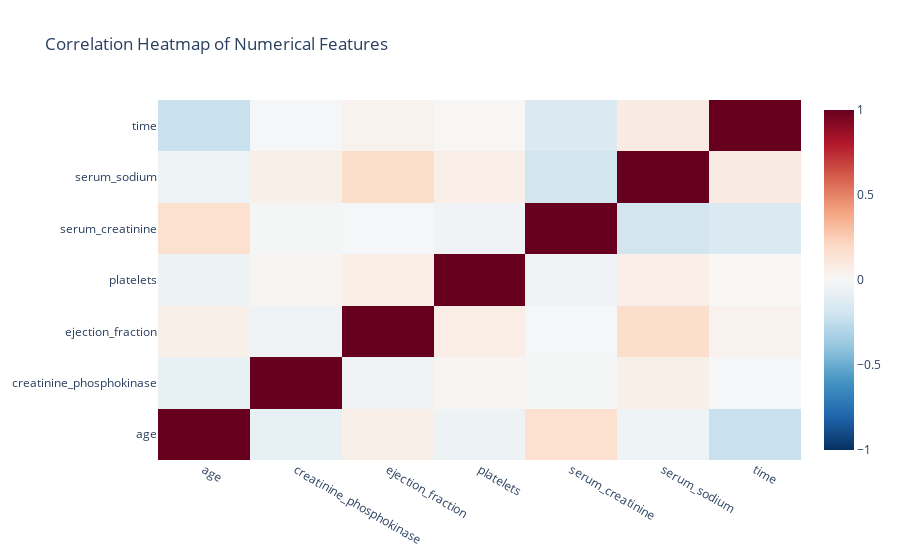

The notebook cell saved with this chart:
### Code cell
"""Create correlation heatmap of numerical features"""
numerical_features = ['age', 'creatinine_phosphokinase', 'ejection_fraction', 
                          'platelets', 'serum_creatinine', 'serum_sodium', 'time']
correlation_matrix = df[numerical_features].corr()
    
fig = go.Figure(data=go.Heatmap(
        z=correlation_matrix.values,
        x=correlation_matrix.columns,
        y=correlation_matrix.columns,
        colorscale='RdBu_r',
        zmin=-1, zmax=1
    ))
fig.update_layout(title='Correlation Heatmap of Numerical Features')
# Export the figure as an image
fig.write_image("Visualizations/correlation_matrix.png", engine="kaleido")
fig.show()

### Figure 1 — Plotly figure (JSON) as saved in the notebook; plotly's stock layout.template omitted (floating-point values rounded to 4 significant figures)
{"data": [{"colorscale": [[0, "rgb(5,48,97)"], [0.1, "rgb(33,102,172)"], [0.2, "rgb(67,147,195)"], [0.3, "rgb(146,197,222)"], [0.4, "rgb(209,229,240)"], [0.5, "rgb(247,247,247)"], [0.6, "rgb(253,219,199)"], [0.7, "rgb(244,165,130)"], [0.8, "rgb(214,96,77)"], [0.9, "rgb(178,24,43)"], [1, "rgb(103,0,31)"]], "type": "heatmap", "x": ["age", "creatinine_phosphokinase", "ejection_fraction", "platelets", "serum_creatinine", "serum_sodium", "time"], "y": ["age", "creatinine_phosphokinase", "ejection_fraction", "platelets", "serum_creatinine", "serum_sodium", "time"], "z": [[1, -0.08158, 0.0601, -0.05235, 0.1592, -0.04597, -0.2241], [-0.08158, 1, -0.04408, 0.02446, -0.01641, 0.05955, -0.009346], [0.0601, -0.04408, 1, 0.07218, -0.0113, 0.1759, 0.04173], [-0.05235, 0.02446, 0.07218, 1, -0.0412, 0.06212, 0.01051], [0.1592, -0.01641, -0.0113, -0.0412, 1, -0.1891, -0.1493], [-0.04597, 0.05955, 0.1759, 0.06212, -0.1891, 1, 0.08764], [-0.2241, -0.009346, 0.04173, 0.01051, -0.1493, 0.08764, 1]], "zmax": 1, "zmin": -1}], "layout": {"title": {"text": "Correlation Heatmap of Numerical Features"}}}
